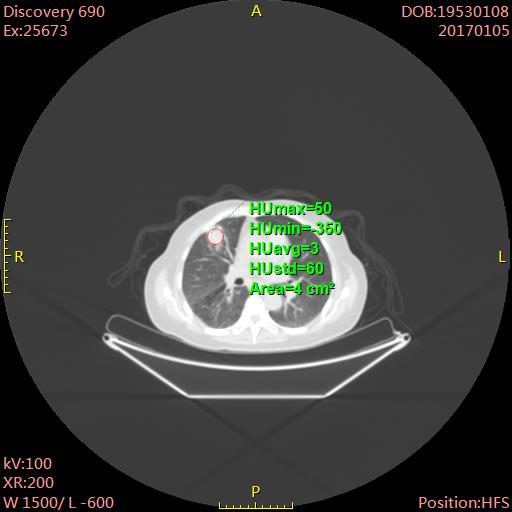
#> input picture MedicalMark/test1.jpg, 512 x 512 px
$ python mark.py   (Python 2 division)
#> lines starting #> are read from the running program, lines starting #| are printed output that depends on the picture; after the words box and inside, x2 and y2 are one past the last pixel; in counts of white or black regions, pixels touching at a corner belong together
# -*- coding: UTF-8 -*-

import cv2
import cv2.cv as cv
import numpy as np

# 图像预处理，获得图像中红色的元素
img = cv2.imread("test1.jpg")
#> img is the input picture: shape (512, 512, 3); mean B, G, R 62.6, 64.7, 63.7

# pre-processing image
row = img.shape[0]
#> row = 512
# print row
col = img.shape[1]
#> col = 512
# print col
channel = img.shape[2]
#> channel = 3
# print channel

emptyImage = np.zeros((row, col, 1), np.uint8)
# print emptyImage.shape
count = 0
for i in range(1, row):
    for j in range(1, col): # print emptyImage[i, j]
        count += 1
        # For BGR image, it returns an array of Blue, Green, Red values.
        colorR = img.item(i, j, 2)
        # print ("count : %d %d" % (count, colorR))
        colorG = img.item(i, j, 1)
        colorB = img.item(i, j, 0)
        diff1 = colorR - colorB if colorR > colorB else 0
        diff2 = colorR - colorG if colorR > colorG else 0
        emptyImage[i, j] = diff1 if diff1 < diff2 else diff2
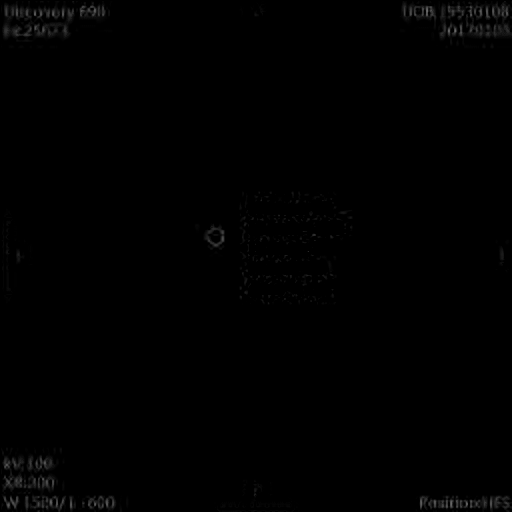
#> emptyImage: shape (512, 512, 1); min 0, max 106, mean 0.9
#> after the loop, count = 261121

cv2.imwrite("test.jpg", emptyImage)
# pre-processing image finished

# Clean Edge
left = 0.075
right = 0.075
top = 0.15
bottom = 0.15

edge = [left * row,
        row - right * row,
        top * col,
        col - bottom * row]
#> edge = [38.4, 473.6, 76.8, 435.2]

for i in range(1, row):
    for j in range(1, int(edge[0])):
        emptyImage[i, j] = 0
    for j in range(int(edge[1]), col):
        emptyImage[i, j] = 0
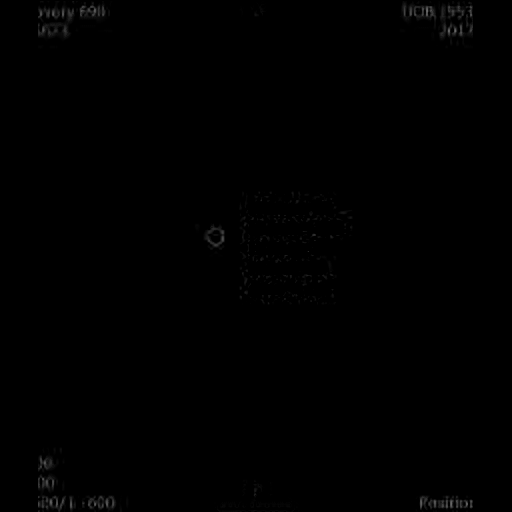
#> emptyImage: shape (512, 512, 1); 2.02% of pixels changed, all inside (x1, y1, x2, y2) = (1, 1, 512, 512)

for j in range(1, col):
    for i in range(1, int(edge[2])):
        emptyImage[i, j] = 0
    for i in range(int(edge[3]), row):
        emptyImage[i, j] = 0
#> emptyImage: shape (512, 512, 1); 2.52% of pixels changed, all inside (x1, y1, x2, y2) = (38, 1, 473, 512)

cv2.imwrite("test.jpg", emptyImage)

blur = cv2.GaussianBlur(emptyImage, (9, 9), 2)

cv2.imwrite("test.jpg", blur)

circles = cv2.HoughCircles(blur, cv.CV_HOUGH_GRADIENT, 1, 0.1, param1=100, param2=50)
#> circles = None

if circles is None:
    for i in range(1, 20):
        circles = cv2.HoughCircles(blur, cv.CV_HOUGH_GRADIENT, 1, row / 20, param1=100 - 5 * i, param2=50 - 5 * i)
        if circles is not None:
            break
#> this loop made 6 passes
#> circles on pass 6: [[211.5, 235.5, 8.1]]

print circles
#| [[[211.5 235.5   8.1]]]

circles = np.uint16(np.around(circles))
#> circles = [[212, 236, 8]]
for i in circles[0, :]:
    # draw the outer circle
    cv2.circle(img, (i[0], i[1]), i[2], (0, 255, 0), 1)
#> this loop made 1 pass
#> img: shape (512, 512, 3); 0.02% of pixels changed, all inside (x1, y1, x2, y2) = (204, 228, 221, 245)
    # draw the center of the circle
    # cv2.circle(img, (i[0], i[1]), 2, (0, 0, 255), 1)

cv2.imshow('detected circles', img)
cv2.waitKey(0)
cv2.destroyAllWindows()
